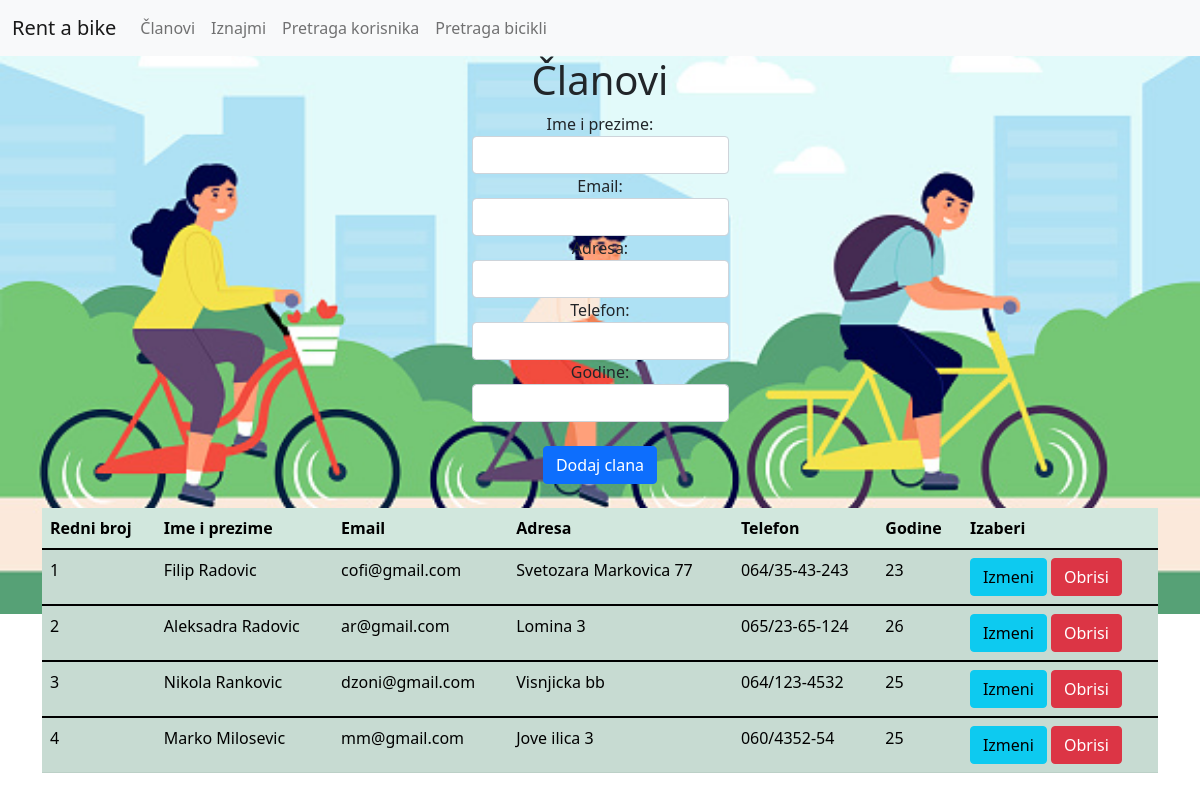
Screenshot of /clanovi.php with the database file from the repository.
### tables this page shows
CREATE TABLE `clanovi` (
  `id` int(11) NOT NULL,
  `imeprezime` varchar(50) NOT NULL,
  `email` varchar(30) NOT NULL,
  `adresa` varchar(50) NOT NULL,
  `telefon` varchar(20) NOT NULL,
  `godine` varchar(10) NOT NULL
);

### clan.php (called while the page is built, shortened)
<?php
 class Clan{
public static function vratiSve(mysqli $conn)
{
    $sql = "SELECT * FROM clanovi";
    return $conn->query($sql);
}
}
?>

### clanovi.php (the view, shortened to what this page needs)
<?php
require "conn.php";
require "clan.php";
$clanovi = Clan::vratiSve($conn);
if(!$clanovi){
    echo "Nastala je greska pri izvodjenju upita.";
    die();
}
else{
?>
<!DOCTYPE html>
<html lang="en">
<head>
    <link href="https://cdn.jsdelivr.net/npm/bootstrap@5.1.3/dist/css/bootstrap.min.css" rel="stylesheet">
    <link href="css/style.css" rel="stylesheet">
</head>
<body>
<?php
include "head.php";?>
<h1 style="text-align:center;">Članovi</h1>
<div class="container">
<div class="row justify-content-center">
<form action="insert.php" method="post" align="center">
    <div class="form-group">
    <label for=""> Ime i prezime: <input type="text" name="imeprezime"  class="form-control"> </label>
    </div>
<div class="form-group">
<label for=""> Email: <input type="email"  name="email" class="form-control">  </label>
</div>
<div class="form-group"><label for=""> Adresa: <input type="text"  name="adresa" class="form-control">  </label></div>
<div class="form-group"><label for=""> Telefon: <input type="text"  name="telefon" class="form-control">  </label></div>
<div class="form-group"><label for=""> Godine: <input type="text"  name="godine" class="form-control">  </label></div>
<br>
<div class="form-group">
<button type="submit"  name="submit" class="btn btn-primary">Dodaj clana</button>
</div>
<br>
</form>
</div>
  <table class="table table-success table-striped ">
    <thead>
      <tr>
        <th>Redni broj</th>
        <th>Ime i prezime</th>
        <th>Email</th>
        <th>Adresa</th>
        <th>Telefon</th>
        <th>Godine</th>
        <th colspan="2">Izaberi</th>
      </tr>
    </thead>
    <tbody>
    <?php
$sr=1;
while($row=$clanovi->fetch_array()){
 ?>
      <tr>
        <td><?php echo $sr; ?></td>
        <td><?php echo $row["imeprezime"] ?></td>
        <td><?php echo $row["email"] ?></td>
        <td><?php echo $row["adresa"] ?></td>
        <td><?php echo $row["telefon"] ?></td>
        <td><?php echo $row["godine"] ?></td>
        <td>
<a href="edit.php?editid=<?php echo $row['id'];?>" class="btn btn-info">Izmeni</a>
<a href="delete.php?delete=<?php echo $row['id'];?>" class="btn btn-danger">Obrisi</a>
        </td>
      </tr>
    </tbody>
    <?php
  $sr++;
  } ?>
  </table>
</div>
</body>
</html>
<?php } ?>
</body>
</html>

### head.php (shortened to what this page needs)
<!DOCTYPE html>
<html lang="en">
<head>
</head>
<body>
   <header>
<nav class="navbar navbar-expand-lg navbar-light bg-light">
  <div class="container-fluid">
    <a class="navbar-brand" href="index.php">Rent a bike</a>
    <div class="collapse navbar-collapse" id="navbarSupportedContent">
      <ul class="navbar-nav me-auto mb-2 mb-lg-0">
        <li class="nav-item">
          <a class="nav-link" href="clanovi.php">Članovi</a>
        </li>
        <li class="nav-item">
          <a class="nav-link" href="iznajmi.php">Iznajmi </a>
        </li>
        <li class="nav-item">
          <a class="nav-link" href="pretragakorisnika.php">Pretraga korisnika</a>
        </li>
        <li class="nav-item">
          <a class="nav-link" href="pretragabicikle.php">Pretraga bicikli</a>
        </li>
      </ul>
    </div>
  </div>
</nav>
</header>
</body>
</html>

### css/style.css (style rules this page uses)
body { background-image: url("img/naslovna.jpg"); background-size: cover; background-repeat: no-repeat; height: 300px; }

### clanovi.php (style rules this page uses)
body { background-image: url("img/clanovi.jpg"); background-size: cover; background-repeat: no-repeat; height: 500px; }

### rows the page displays
clanovi: imeprezime "Filip Radovic", email "cofi@gmail.com", adresa "Svetozara Markovica 77", telefon "064/35-43-243", godine "23"
clanovi: imeprezime "Aleksadra Radovic", email "ar@gmail.com", adresa "Lomina 3", telefon "065/23-65-124", godine "26"
clanovi: imeprezime "Nikola Rankovic", email "dzoni@gmail.com", adresa "Visnjicka bb", telefon "064/123-4532", godine "25"
clanovi: imeprezime "Marko Milosevic", email "mm@gmail.com", adresa "Jove ilica 3", telefon "060/4352-54", godine "25"
